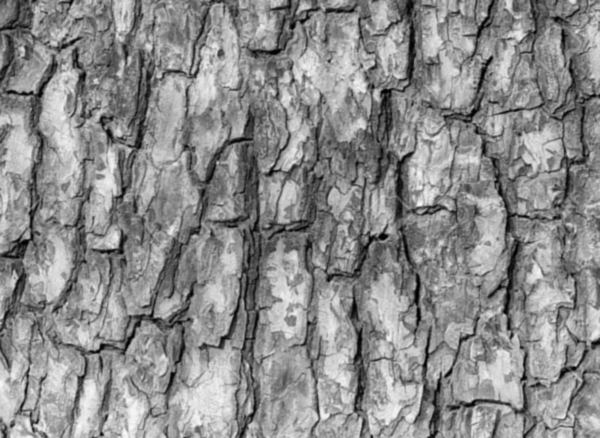
#> input picture src/difuminada.png, 600 x 438 px
$ python main.py   (Python 2 division)
#> lines starting #> are read from the running program, lines starting #| are printed output that depends on the picture; after the words box and inside, x2 and y2 are one past the last pixel; in counts of white or black regions, pixels touching at a corner belong together
#PIA Deteccion de rugosidad de la corteza de un arbol
#Materia: Vision Computacional

import cv2
import Tkinter
import tkFileDialog
import numpy as np
from matplotlib import pyplot as plt


def Rugosidad():
    images = []
    # gray = []
    for item in Org_img:
        # gray = cv2.cvtColor(item, cv2.COLOR_BGR2GRAY)
        blur = cv2.medianBlur(item,1)
        # blur = cv2.GaussianBlur(item,(5,5),.1)
        ret, otsu = cv2.threshold(blur,0,255,cv2.THRESH_BINARY_INV+cv2.THRESH_OTSU)
        images = [blur, otsu]
    return images
#Inicia programa
print "\n[---- Rugosidad Arbol ----] \n\n (i) - Vamos a procesar una imagen primero escoje un archivo de imagen valido "

#Seleccion de imagen
Tkinter.Tk().withdraw()
ruta = tkFileDialog.askopenfilenames(filetypes=(("Archivos JPG", "*.jpg"),
											("Archivos JPEG", "*.jpeg"),
											("Archivos PNG", "*.png"),
                                            ("Todo los archivos", "*.*")))
#> the answer given: ../difuminada.png
#Se lee la imagen
try:
    Org_img = []
    count = 0
    for item in ruta:
        Org_img.append(cv2.imread(item,0))
    try:
        bordes = 0
        bordes2 = 0
        rug = 0
        rug2= 0
        total = 0
        images = Rugosidad()
#> the loop in Rugosidad, `for item in Org_img:` made 1 pass
#> ret on pass 1: 133
#> pass 1, in Rugosidad, `ret, otsu = cv2.threshold(blur,0,255,cv2.THRESH_BINARY_INV+cv2.THRESH_..`:
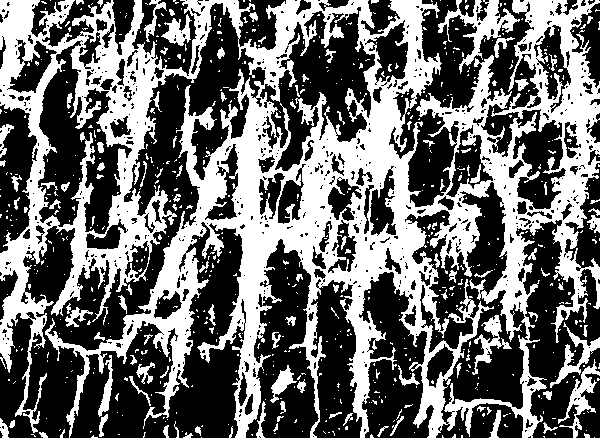
#> otsu: shape (438, 600); 41.9% white; 708 white regions (600 under 20 px), largest, box (x1, y1, x2, y2) and area: (0, 0, 600, 438) 97269, (438, 0, 520, 74) 1566, (558, 359, 600, 438) 849
#> in Rugosidad, blur is the input picture: shape (438, 600); min 0, max 250, mean 139.6
#> images = 2 items
        titles = ['Filtro Mediana','Histograma',"Umbral Otsu"]
        edges = cv2.Canny(images[1],10,200)
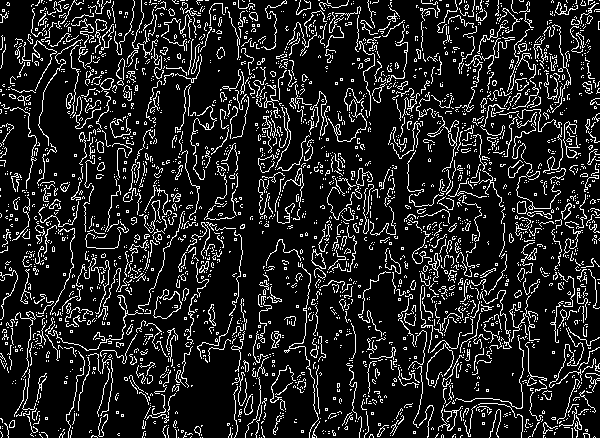
#> edges: shape (438, 600); 13.5% white in thin lines or dots
        prop = images[1].shape
#> prop = (438, 600)
        height = prop[0]
#> height = 438
        width = prop[1]
#> width = 600
        for y in range(height):
            for x in range(width):
                total +=  1
                if images[1][y,x] > 0:
                    bordes += 1
                if images[1][y,x] == 0:
                    bordes2 += 1
#> after the loop, bordes = 110081; bordes2 = 152719; total = 262800
        rug = round((bordes * 100) / total)
#> rug = 41
        rug2 = round((bordes2 * 100) / total)
#> rug2 = 58
        print rug
#| 41
        print rug2
#| 58
        rugosidadfinal = rug
#> rugosidadfinal = 41
        tiporugosidad =  " "
        if rugosidadfinal < 30:
          	tiporugosidad = 'NO es una imagen rugosa'
        else:
            tiporugosidad = 'SI es una imagen rugosa'
        plt.subplot(2,4,1),plt.imshow(images[0],cmap = 'gray')
        plt.title('Imagen Original'), plt.xticks([]), plt.yticks([])
        plt.subplot(2,4,2), plt.hist(images[0].ravel(),256)
        plt.title('Histogramas')   , plt.xticks([], plt.yticks([]))
        plt.subplot(2,4,3),plt.imshow(edges,cmap = 'gray')
        plt.title('Bordes'), plt.xticks([]), plt.yticks([])
        plt.subplot(2,4,4),plt.imshow(images[1],cmap = 'gray')
        plt.title('Umbral'), plt.xticks([]), plt.yticks([])
        plt.subplot(2,4,5), plt.axis('off')
        plt.title('Rugosidad = ' + str(rugosidadfinal) + '\n' + 'Tipo de rugosidad = ' + str(tiporugosidad)), plt.xticks([]), plt.yticks([]), plt.axis('off')
        plt.show()
    except Exception as e:
        print e
        print("\n\n(X) - Esa opcion no es valida")

except:
	print "\n\n(X) - NO SELECCIONASTE UN ARCHIVO VALIDO!\a"
	print "\n\n 	 Saliendo del programa...\a"

cv2.waitKey(0)
cv2.destroyAllWindows()
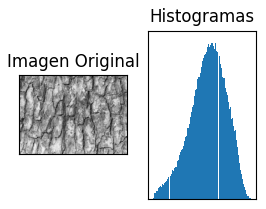
#> figure drawn by matplotlib, 2 panels
